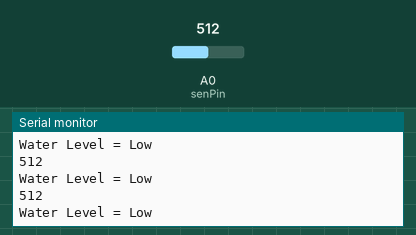
The sketch below on a simulated Arduino Uno, built with avr-gcc and run on an emulated ATmega328P. Shown: the last lines printed to the serial monitor. The test bench sets the inputs (shaded band); at power-on: A0 (senPin) = 512.

Above: at 1.3 s.
1.4 s: A0 (senPin) set to 543
At 1.81 s:
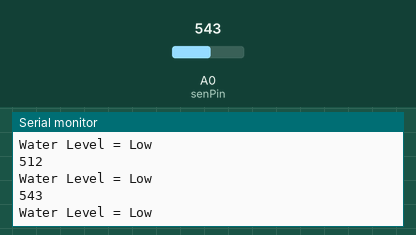
2.9 s: A0 (senPin) set to 563
At 3.31 s:
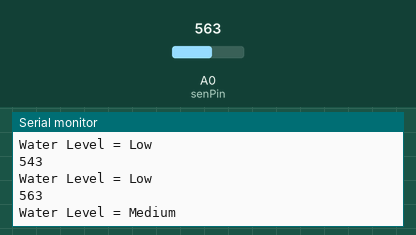
5.0 s: A0 (senPin) set to 614
At 5.31 s:
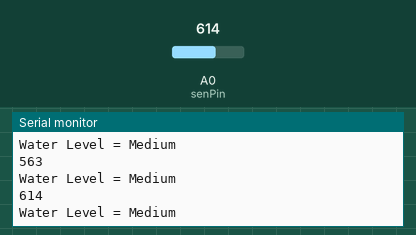
6.5 s: A0 (senPin) set to 633
At 6.81 s:
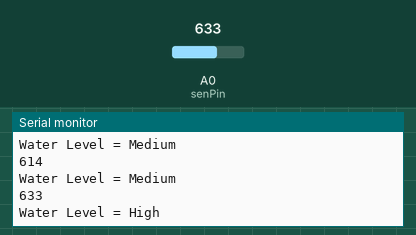
Timing chart, 0 to 9.5 s (numbered marks = the images above; inputs shaded):
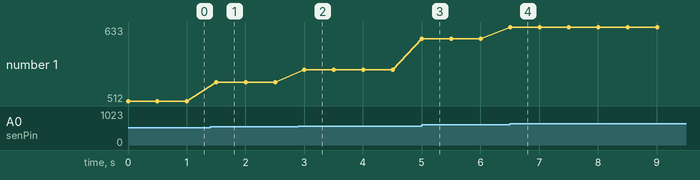

Measured:
- the behaviour switches between 550 and 551 on A0 (senPin) (found by bisection; images 1 and 2)
- the behaviour switches between 620 and 621 on A0 (senPin) (found by bisection; images 3 and 4)
- after the input at 1.4 s, the serial monitor: prints a new line after 0.10 s (image 1)
- after the input at 2.9 s, the serial monitor: prints a new line after 0.10 s (image 2)
- after the input at 5.0 s, the serial monitor: prints a new line at once (image 3)
- after the input at 6.5 s, the serial monitor: prints a new line at once (image 4)
- plotted number 1: 512 → 543 after the input at 1.4 s, 543 → 563 after the input at 2.9 s, 563 → 614 after the input at 5.0 s, 614 → 633 after the input at 6.5 s

The sketch:

Water_Sensor.ino
```cpp
int resVal = 0;
int senPin = A0;


void setup() {
  Serial.begin(9600);

}

void loop() {
  waterSensor();


  delay(500);
}

void waterSensor(){
  resVal = analogRead(senPin);
  Serial.println(resVal);
  if (resVal <= 100){
    Serial.println("Water Level = Empty");
  }

  else if (resVal > 100 && resVal <= 550){
    Serial.println("Water Level = Low");
  }

  else if (resVal > 550 && resVal <= 620){
    Serial.println("Water Level = Medium");
  }

  else {
    Serial.println("Water Level = High");
  }

}
```
